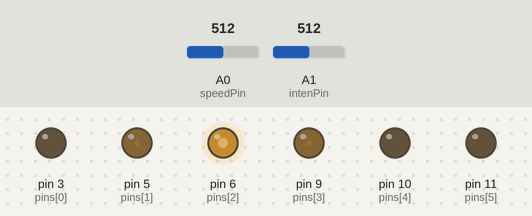
Bench run of a sketch on a simulated Arduino Uno, built with avr-gcc and run on an emulated ATmega328P. On the bench: output pins drawn as LEDs (lit = HIGH). The inputs (shaded band) are chosen by the test bench; at power-on: A0 (speedPin) = 512, A1 (intenPin) = 512.

Above: at 1.3 s.
1.4 s: A0 (speedPin) set to 0
At 2.0 s:
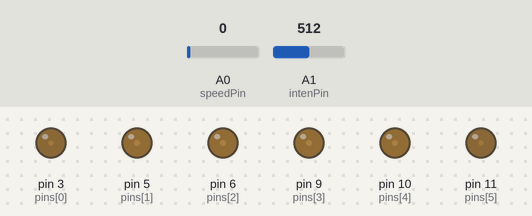
3.0 s: A1 (intenPin) set to 0
At 3.6 s:
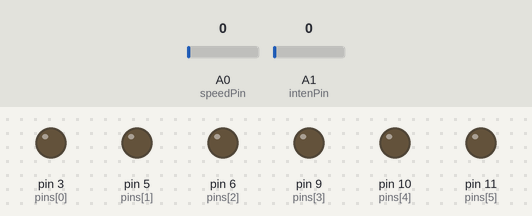
4.5 s: A1 (intenPin) set to 122
At 5.3 s:
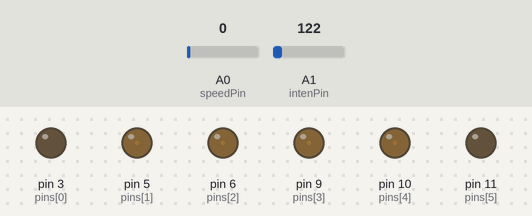
6.0 s: A0 (speedPin) set to 122
At 6.18 s:
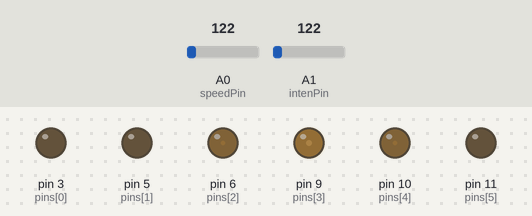
9.1 s: A1 (intenPin) set to 265
12.2 s: A1 (intenPin) set to 716
Timing chart, 0 to 16.3 s (numbered marks = the images above; inputs shaded):
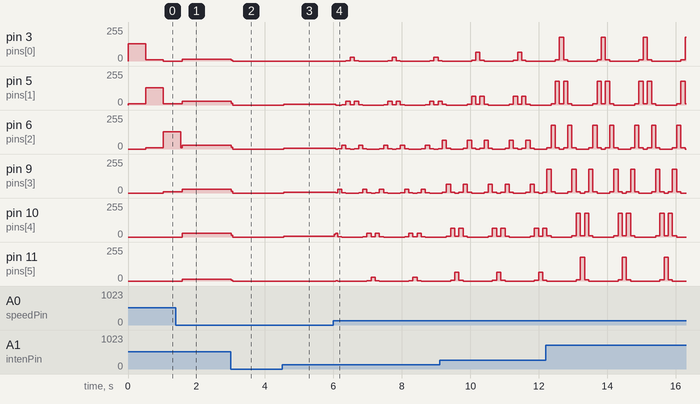

The sketch:

Zajebisty_Knight_Rider.ino
```cpp
int speedPin = 0;  // pin to read the potentiometer for speed
int intenPin = 1;  // pin to read the potentiometer for brightness

#define NUMLIGHTS 6
int pins[NUMLIGHTS] = { 3, 5, 6, 9, 10, 11 };

void setup()
{
  int lightPin;

  for (lightPin=0 ; lightPin < NUMLIGHTS ; lightPin++) {
    pinMode(pins[lightPin], OUTPUT);
  }
}

void loop()
{
  static int pos = 0;       // the position of the brightest light in the light array
  static int direction = 1; // the direction the bright spot is travelling (1 or -1)
  int light;
  int speed = analogRead(speedPin);  // how fast the light moves
  int inten = analogRead(intenPin) >> 2;  // read the value and divide by 4 to get range 0 .. 255

  if (inten > 255) inten = 255;

  for (light=0 ; light < NUMLIGHTS ; light++) {
    if (light == pos) {  // The light at this position is set bright
      analogWrite(pins[light], inten);
    } else if ( light == (pos+1) || light == (pos-1)) {
      // This makes the two lights adjacent to the bright one glow at reduced intensity.
      // It makes for a nicer effect
      analogWrite(pins[light], inten>>4);
    } else {
      // Digital I/O pins 5 & 6 don't seem to go dark if I do analogWrite(pins[light], 0)
      // By doing digitalWrite it all looks correct
      digitalWrite(pins[light], 0);
    }
  }

  // move the light position
  pos += direction;
  // if we've reached the end, reverse directions
  if (pos >= (NUMLIGHTS-1)) direction = -1;
  if (pos <= 0) direction = 1;
  delay(speed);
}
```

Measured:
- after the input at 1.4 s, pin 3 (pins[0]): 0/255 → 15/255 after 0.18 s; pin 5 (pins[1]): 8/255 → 28/255 after 0.18 s
- after the input at 3.0 s, pin 3 (pins[0]): 15/255 → 0/255 at once; pin 5 (pins[1]), pin 6 (pins[2]), pin 9 (pins[3]), pin 10 (pins[4]): 28/255 → 0/255 at once; pin 11 (pins[5]): 14/255 → 0/255 at once
- after the input at 4.5 s, pin 5 (pins[1]), pin 6 (pins[2]), pin 9 (pins[3]), pin 10 (pins[4]): 0/255 → 6/255 at once
- after the input at 6.0 s, pin 3 (pins[0]): 0/255 → 1/255 after 0.37 s, then repeats every 1.2 s: 30/255 0.12 s, 1/255 0.12 s, 0/255 0.86 s, 1/255 0.12 s; pin 5 (pins[1]): 6/255 → 0/255 after 0.06 s, then repeats every 1.2 s: 2 × (1/255 0.12 s, 30/255 0.12 s), 1/255 0.12 s, 0/255 0.61 s
